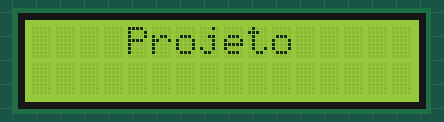
This sketch was run on a simulated Arduino Uno, built with avr-gcc and run on an emulated ATmega328P. Parts: 16×2 character LCD.

Above: at 0.1 s.
At 2.1 s:
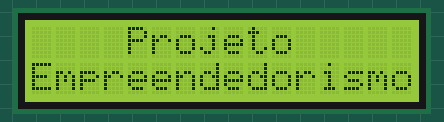
At 4.1 s:
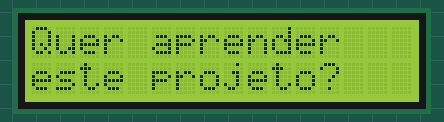
At 8.1 s:
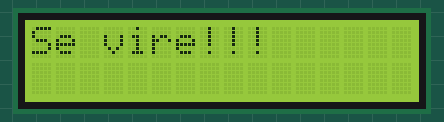

Measured:
- by itself, everything shown: repeats every 10.0 s, in 4 steps
- what the display in image 1 shows lasts 2.0 s, from 2.1 s to 4.1 s
- what the display in image 2 shows lasts 4.0 s, from 4.1 s to 8.1 s

The sketch:

sketch_Display12_2.ino
```cpp
//Define a utilização da biblioteca para controle de telas LDCs.
 #include "LiquidCrystal.h"

//Criando um objeto da classe LiquidCrystal e
//inicializando com os pinos da interface.
LiquidCrystal lcd(9, 8, 5, 4, 3, 2);

void setup() {
  //Inicializando o LCD e informando o tamanho de 16 colunas e 2 linhas
  //que é o tamanho do LCD JHD 162A usado neste projeto.
  lcd.begin(16, 2);

}

void loop() {

  lcd.clear();          //limpa o display do LCD.
  lcd.print("    Projeto  ");  //imprime a string no display do LCD.
  delay(2000);

  lcd.setCursor(0,1);   //posiciona cursor na coluna 0 linha 1 do LCD
  lcd.print("Empreendedorismo"); //imprime a string no display do LCD.
  delay(2000);

  lcd.clear();
  lcd.print("Quer aprender");
  lcd.setCursor(0,1);
  lcd.print("este projeto?");
  delay(4000);

  lcd.clear();
  lcd.print("Se vire!!!");
  delay(1000);

  //Rolando o display para a esquerda 12 vezes
  //for (int i = 0; i < 12; i++) {
  //lcd.scrollDisplayLeft();
  //delay(100);
  //}

  delay(1000);
}
```
